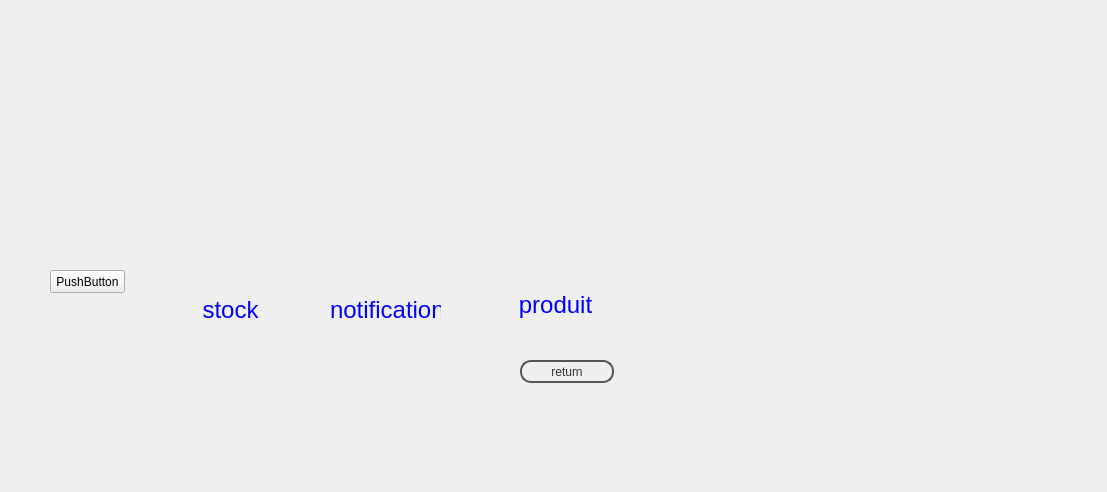
<?xml version="1.0" encoding="UTF-8"?>
<ui version="4.0">
 <class>menu</class>
 <widget class="QDialog" name="menu">
  <property name="geometry">
   <rect>
    <x>0</x>
    <y>0</y>
    <width>1107</width>
    <height>492</height>
   </rect>
  </property>
  <property name="windowTitle">
   <string>menu</string>
  </property>
  <widget class="QLabel" name="label">
   <property name="geometry">
    <rect>
     <x>0</x>
     <y>0</y>
     <width>1111</width>
     <height>491</height>
    </rect>
   </property>
   <property name="text">
    <string/>
   </property>
   <property name="scaledContents">
    <bool>true</bool>
   </property>
  </widget>
  <widget class="QLabel" name="label_3">
   <property name="geometry">
    <rect>
     <x>170</x>
     <y>180</y>
     <width>241</width>
     <height>141</height>
    </rect>
   </property>
   <property name="text">
    <string/>
   </property>
   <property name="pixmap">
    <pixmap resource="tof2.qrc">:/tof2/images.png</pixmap>
   </property>
  </widget>
  <widget class="QLabel" name="label_2">
   <property name="geometry">
    <rect>
     <x>480</x>
     <y>130</y>
     <width>161</width>
     <height>171</height>
    </rect>
   </property>
   <property name="text">
    <string/>
   </property>
   <property name="pixmap">
    <pixmap resource="tof2.qrc">:/tof2/inventaires-produi1t.png</pixmap>
   </property>
  </widget>
  <widget class="QPushButton" name="pushButton">
   <property name="geometry">
    <rect>
     <x>200</x>
     <y>220</y>
     <width>75</width>
     <height>61</height>
    </rect>
   </property>
   <property name="text">
    <string/>
   </property>
   <property name="flat">
    <bool>true</bool>
   </property>
  </widget>
  <widget class="QPushButton" name="pushButton_2">
   <property name="geometry">
    <rect>
     <x>494</x>
     <y>160</y>
     <width>141</width>
     <height>121</height>
    </rect>
   </property>
   <property name="text">
    <string/>
   </property>
   <property name="flat">
    <bool>true</bool>
   </property>
  </widget>
  <widget class="QLabel" name="label_4">
   <property name="geometry">
    <rect>
     <x>180</x>
     <y>290</y>
     <width>101</width>
     <height>41</height>
    </rect>
   </property>
   <property name="text">
    <string>&lt;html&gt;&lt;head/&gt;&lt;body&gt;&lt;p align=&quot;center&quot;&gt;&lt;span style=&quot; font-size:18pt; color:#0000ff;&quot;&gt;stock&lt;/span&gt;&lt;/p&gt;&lt;/body&gt;&lt;/html&gt;</string>
   </property>
  </widget>
  <widget class="QLabel" name="label_5">
   <property name="geometry">
    <rect>
     <x>510</x>
     <y>290</y>
     <width>91</width>
     <height>31</height>
    </rect>
   </property>
   <property name="text">
    <string>&lt;html&gt;&lt;head/&gt;&lt;body&gt;&lt;p align=&quot;center&quot;&gt;&lt;span style=&quot; font-size:18pt; color:#0000ff;&quot;&gt;produit&lt;/span&gt;&lt;/p&gt;&lt;/body&gt;&lt;/html&gt;</string>
   </property>
  </widget>
  <widget class="QLabel" name="label_6">
   <property name="geometry">
    <rect>
     <x>326</x>
     <y>182</y>
     <width>111</width>
     <height>101</height>
    </rect>
   </property>
   <property name="text">
    <string/>
   </property>
   <property name="pixmap">
    <pixmap resource="tof2.qrc">:/tof2/notification-circle-blue-512.png</pixmap>
   </property>
   <property name="scaledContents">
    <bool>true</bool>
   </property>
  </widget>
  <widget class="QLabel" name="label_7">
   <property name="geometry">
    <rect>
     <x>330</x>
     <y>290</y>
     <width>111</width>
     <height>41</height>
    </rect>
   </property>
   <property name="text">
    <string>&lt;html&gt;&lt;head/&gt;&lt;body&gt;&lt;p align=&quot;center&quot;&gt;&lt;span style=&quot; font-size:18pt; color:#0000ff;&quot;&gt;notification&lt;/span&gt;&lt;/p&gt;&lt;/body&gt;&lt;/html&gt;</string>
   </property>
  </widget>
  <widget class="QPushButton" name="pushButton_3">
   <property name="geometry">
    <rect>
     <x>324</x>
     <y>182</y>
     <width>111</width>
     <height>101</height>
    </rect>
   </property>
   <property name="text">
    <string/>
   </property>
   <property name="flat">
    <bool>true</bool>
   </property>
  </widget>
  <widget class="QPushButton" name="pushButton_4">
   <property name="geometry">
    <rect>
     <x>520</x>
     <y>360</y>
     <width>94</width>
     <height>23</height>
    </rect>
   </property>
   <property name="styleSheet">
    <string notr="true">color: #333;
border: 2px solid #555;
border-radius: 11px;
padding: 5px;
background: qradialgradient(cx: 0.3, cy: -0.4,
fx: 0.3, fy: -0.4,
radius: 1.35, stop: 0 #fff, stop: 1 #888);
min-width: 80px;</string>
   </property>
   <property name="text">
    <string>return</string>
   </property>
  </widget>
  <widget class="QPushButton" name="pushButton_5">
   <property name="geometry">
    <rect>
     <x>50</x>
     <y>270</y>
     <width>75</width>
     <height>23</height>
    </rect>
   </property>
   <property name="text">
    <string>PushButton</string>
   </property>
  </widget>
 </widget>
 <resources>
  <include location="tof2.qrc"/>
 </resources>
 <connections/>
</ui>
